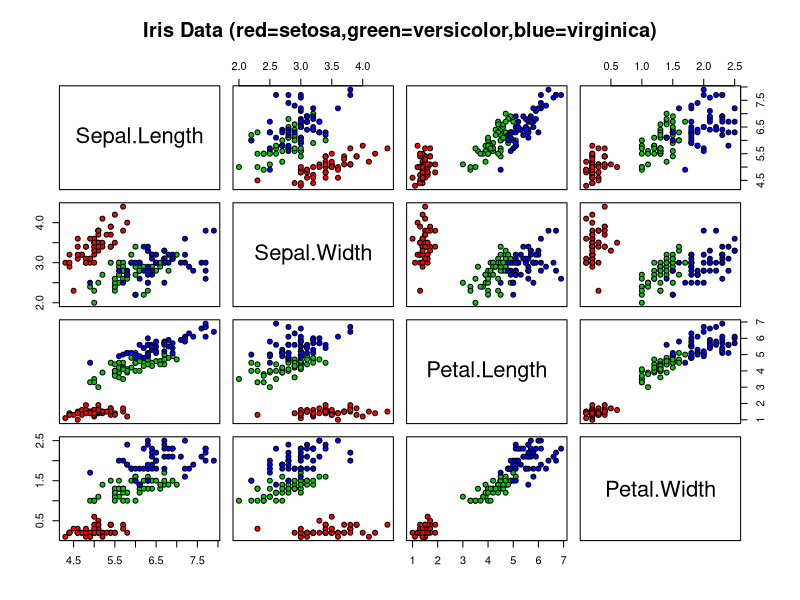
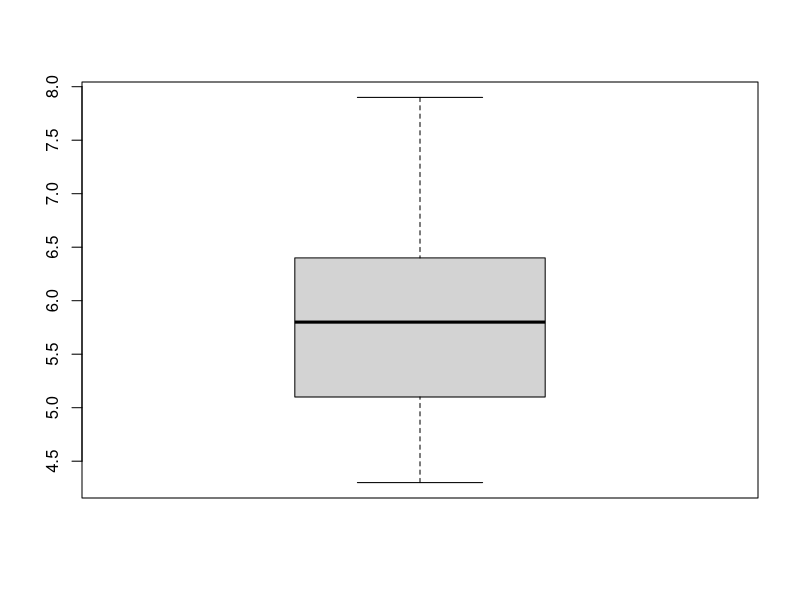
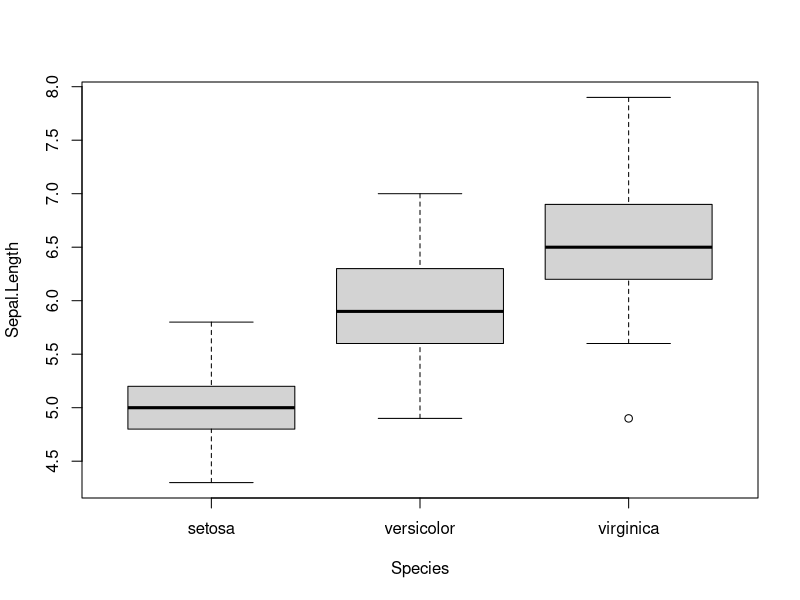
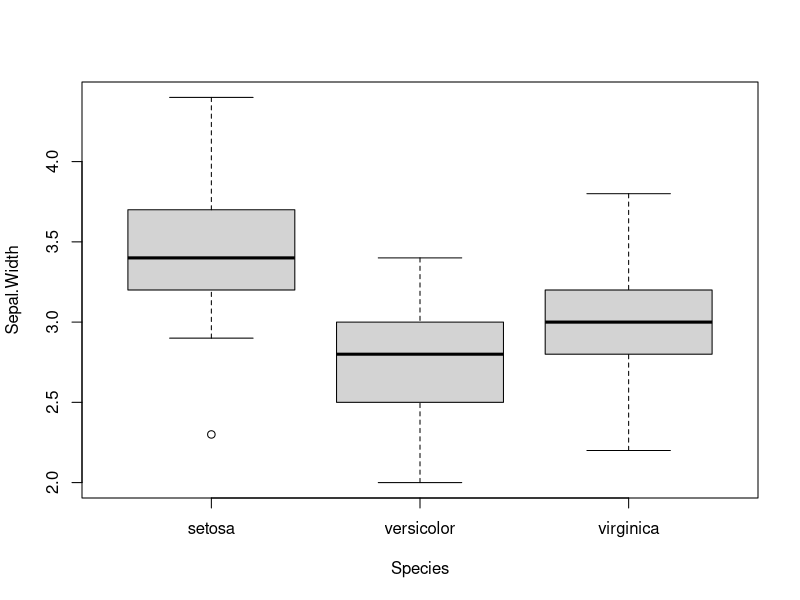
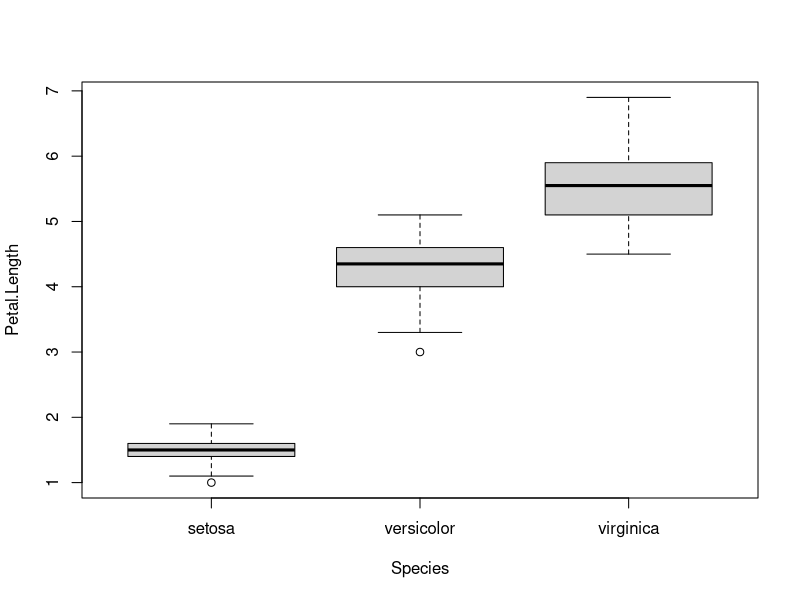
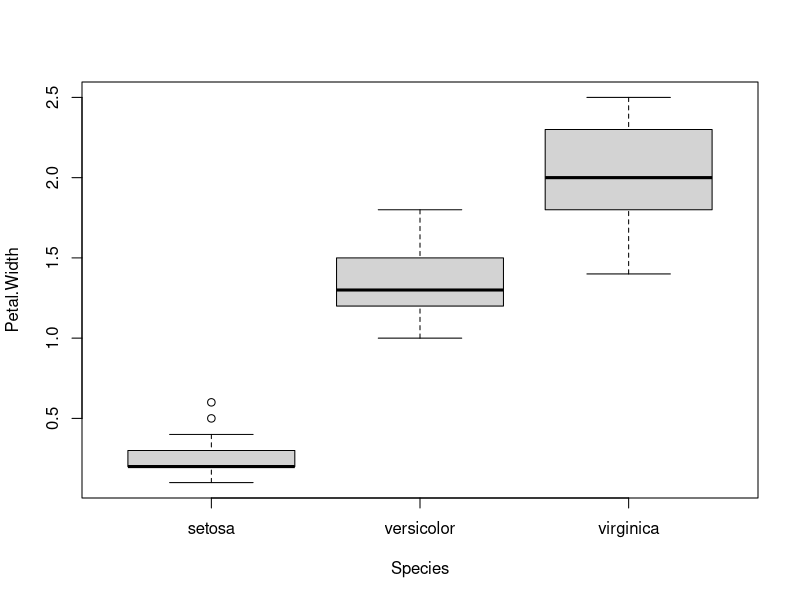
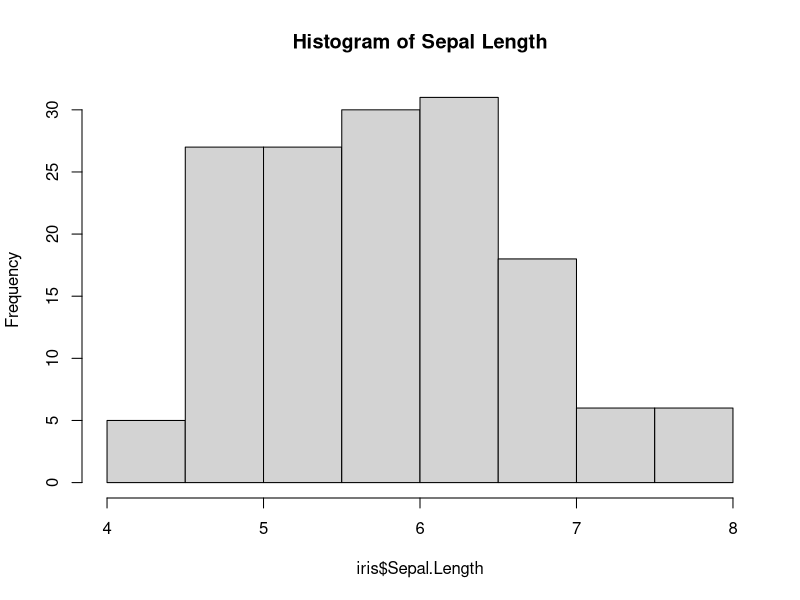
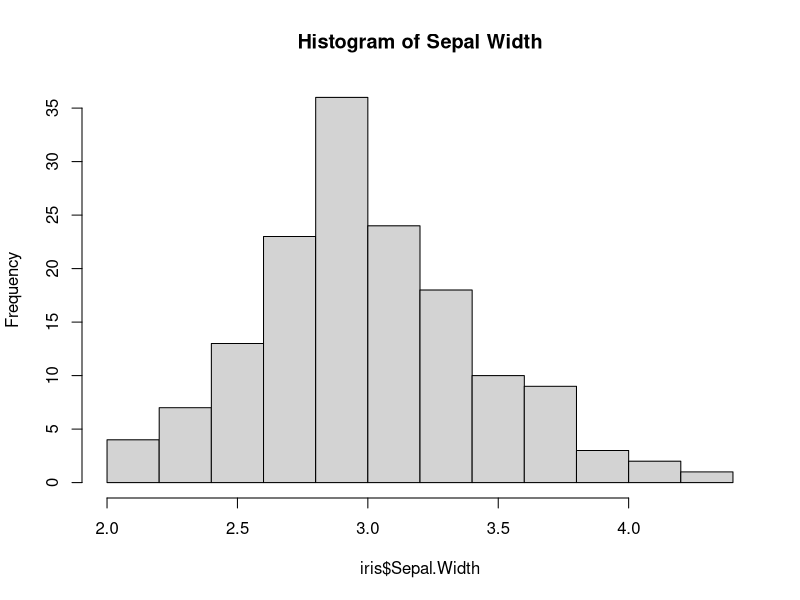

Write the R code that produced these figures, in order.
                        # 1. Data Import and Exploration:

# Loading the iris dataset with data() functions
data(iris)

# head() and tail() function to preview first and last few elements of a data object (iris)
head(iris)
tail(iris)

# nrow and ncol function to check the numbers of rows and columns
nrow(iris)
ncol(iris)

# str() function to gives a compact, human-readable overview of the dataset structure.
# 1.The overall data type (e.g., 'data.frame') and its total dimensions (rows and columns).
# 2 A list of all variables (columns) by name, preceded by a $ sign.
# 3.The data type of each variable (e.g., num, int, Factor, chr).
# 4.A preview of the first few values in each column.
str(iris)

# Summarizes all columns in the built-in iris dataset
summary(iris)

                           # 2. Data Visualisation:
# 1. Create a pair plot (scatterplot matrix)
pairs(iris[1:4],
      main = "Iris Data (red=setosa,green=versicolor,blue=virginica)",
      bg = c("red","green3","blue")[unclass(iris$Species)],
      pch = 21)

# 2. "Use boxplots to visualise the distribution of each feature across the three species.
boxplot(iris$Sepal.Length)
# Sepal Length distributed for each species
boxplot(Sepal.Length ~ Species ,data = iris)

# Sepal Width distributed for each species
boxplot(Sepal.Width ~ Species ,data = iris)

# Petal Length distributed for each species
boxplot(Petal.Length ~ Species ,data = iris)

#Petal Width distributed for each species
boxplot(Petal.Width ~ Species ,data = iris)
# to check for median individually
median(iris$Sepal.Length[iris$Species == "virginica"])

# Generate histograms for the numerical variables such as sepal length, sepal width, etc.
hist(iris$Sepal.Length,main = "Histogram of Sepal Length")
hist(iris$Sepal.Width,main = "Histogram of Sepal Width")
hist(iris$Petal.Length,main = "Histogram of Petal Length")
hist(iris$Petal.Width,main = "Histogram of Petal Width")

# Implement at least one other plot of your choice that helps visualise the data.
plot(
  iris$Petal.Length,
  iris$Petal.Width,
  col = as.integer(iris$Species),
  main = "PETAL(LENGTH vs WIDTH)",
  xlab = "PETAL LENGTH",
  ylab = "PETAL WIDTH",
  pch = 19
)

              #3. Statistical Summary and Insights
# calculating the mean(average) of Sepal.Length,Sepal.Width,Petal.Length,Petal.Width
mean(iris$Sepal.Length)
mean(iris$Sepal.Width)
mean(iris$Petal.Length)
mean(iris$Petal.Width)

# calculating the median of Sepal.Length,Sepal.Width,Petal.Length,Petal.Width
median(iris$Sepal.Length)
median(iris$Sepal.Width)
median(iris$Petal.Length)
median(iris$Petal.Width)

# calculating the standard deviation of Sepal.Length,Sepal.Width,Petal.Length,Petal.Width
sd(iris$Sepal.Length)
sd(iris$Sepal.Width)
sd(iris$Petal.Length)
sd(iris$Petal.Width)

                 # 4. Simple Classification Model
install.packages("class") #install package for classification
set.seed(123) #locks randomness so that code will not always produces the exact same results.
library("class") # load the package

# creating a training index
train_index <- sample(1:nrow(iris),0.7 * nrow(iris))
length(train_index) # to check the number of the training dataset

# Creating the training dataset
train_data <- iris[train_index,]
train_data

# Creating the test dataset
test_data <- iris[- train_index,]
